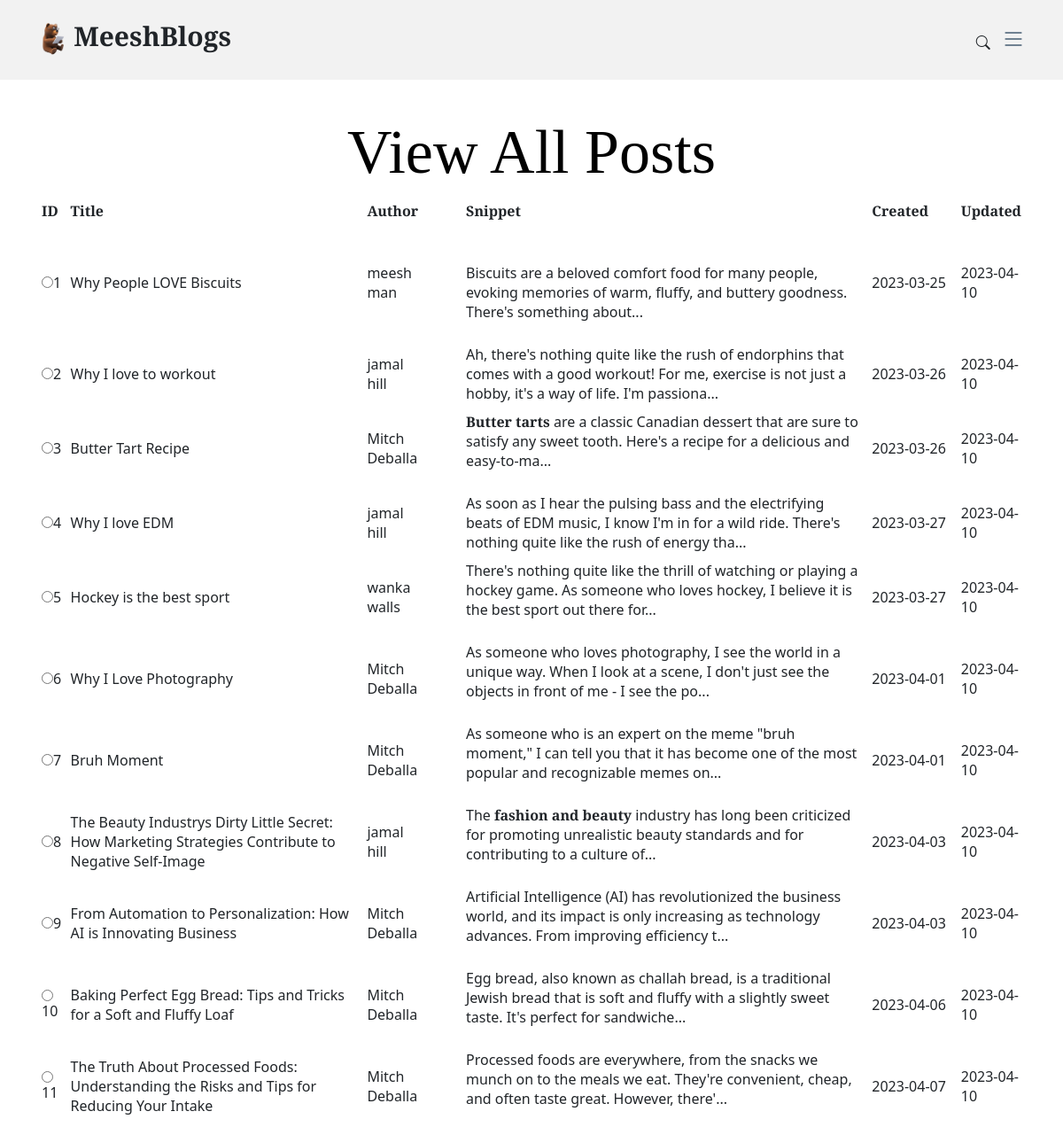
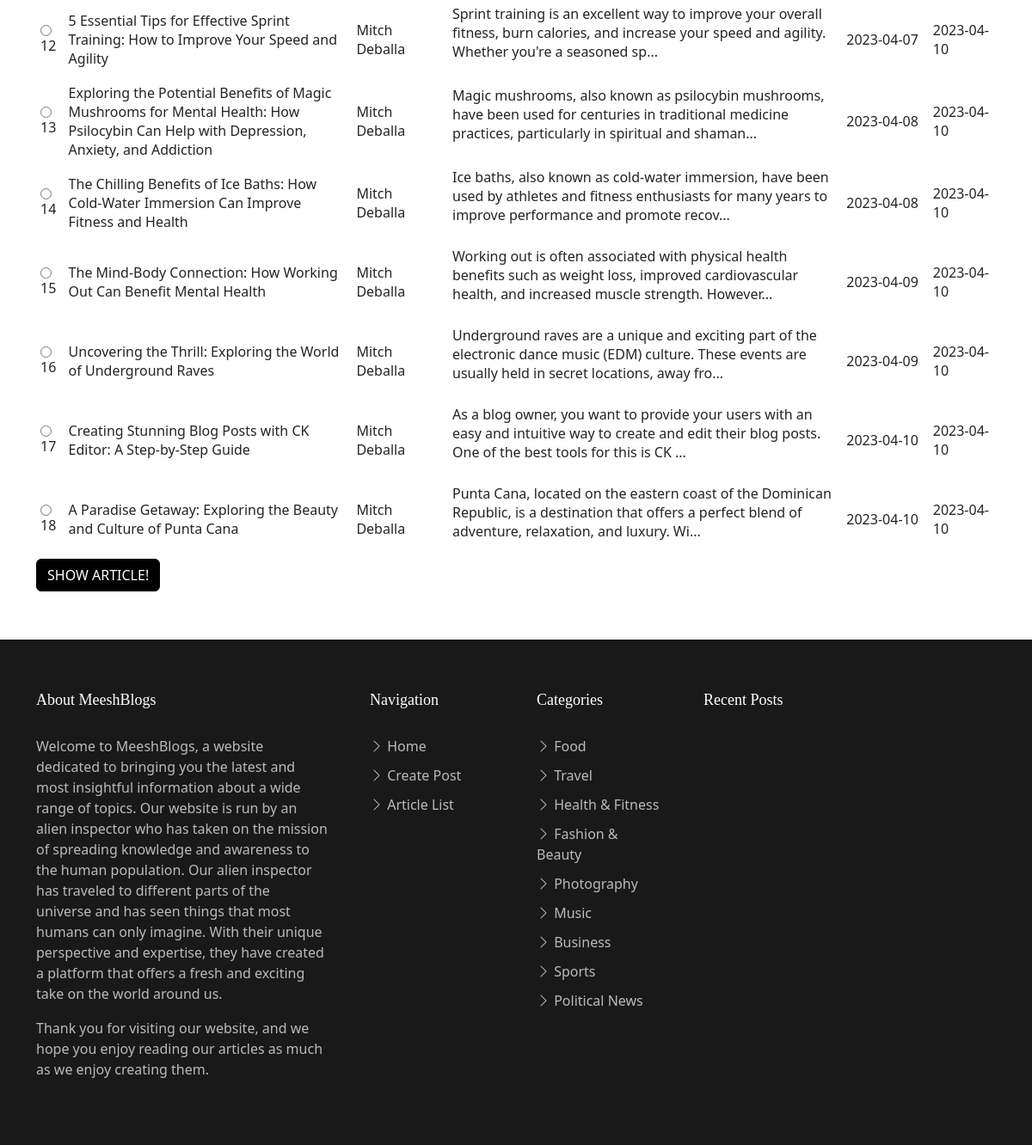
Page /fullarticlelist.php on the committed database (2 pictures, top to bottom).
### tables this page shows
CREATE TABLE `posts` (
  `post_id` int(11) NOT NULL,
  `author_id` int(11) NOT NULL,
  `category_id` int(11) NOT NULL,
  `title` text NOT NULL,
  `content` longtext NOT NULL,
  `postCreated` timestamp NOT NULL DEFAULT current_timestamp(),
  `postUpdated` timestamp NOT NULL DEFAULT current_timestamp() ON UPDATE current_timestamp(),
  `publish_stat` varchar(3) NOT NULL,
  `view_count` int(9) NOT NULL
);

CREATE TABLE `users` (
  `user_id` int(11) NOT NULL,
  `fname` varchar(30) NOT NULL,
  `sname` varchar(30) NOT NULL,
  `email` varchar(50) NOT NULL,
  `dob` date NOT NULL,
  `username` varchar(30) NOT NULL,
  `password` varchar(256) NOT NULL,
  `level` int(11) NOT NULL,
  `registerDate` timestamp NOT NULL DEFAULT current_timestamp(),
  `lastLogin` timestamp NOT NULL DEFAULT current_timestamp() ON UPDATE current_timestamp(),
  `status` varchar(8) NOT NULL
);

### fullarticlelist.php (the view, shortened to what this page needs)
<?php
if (isset($_SESSION['username'])) {
   if ($_SESSION['level'] == '1') {
      $header = '<header id="header" class="header d-flex align-items-center fixed-top">
    <div class="container-fluid container-xl d-flex align-items-center justify-content-between">
      <a href="index.php" class="logo d-flex align-items-center">
        <img src="imgs/logo.png" alt="">
        <h1>MeeshBlogs</h1>
      </a>
      <nav id="navbar" class="navbar">
        <ul>
          <li><a href="index.php">Home</a></li>
          <li><a href="create-post.php">Create Post</a></li>
          <li><a href="logout.php">Logout</a></li>
          <li><a href="manageaccount.php">Manage Account</a></li>
        </ul>
      </nav>
      <div class="position-relative">
        <a href="#" class="mx-2 js-search-open"><span class="bi-search"></span></a>
        <i class="bi bi-list mobile-nav-toggle"></i>
        <div class="search-form-wrap js-search-form-wrap">
          <form action="search-result.html" class="search-form">
            <span class="icon bi-search"></span>
            <input type="text" placeholder="Search" class="form-control" />
            <button class="btn js-search-close">
              <span class="bi-x"></span>
            </button>
          </form>
        </div>
      </div>
    </div>
  </header>';
   } else {
      $header = '  <header id="header" class="header d-flex align-items-center fixed-top">
    <div class="container-fluid container-xl d-flex align-items-center justify-content-between">
      <a href="index.php" class="logo d-flex align-items-center">
        <img src="imgs/logo.png" alt="">
        <h1>MeeshBlogs</h1>
      </a>
      <nav id="navbar" class="navbar">
        <ul>
          <li><a href="index.php">Home</a></li>
          <li><a href="create-post.php">Create Post</a></li>
          <li><a href="logout.php">Logout</a></li>
          <li><a href="admin.php">Admin</a></li>
        </ul>
      </nav>
      <div class="position-relative">
        <a href="#" class="mx-2 js-search-open"><span class="bi-search"></span></a>
        <i class="bi bi-list mobile-nav-toggle"></i>
        <div class="search-form-wrap js-search-form-wrap">
          <form action="search-result.html" class="search-form">
            <span class="icon bi-search"></span>
            <input type="text" placeholder="Search" class="form-control" />
            <button class="btn js-search-close">
              <span class="bi-x"></span>
            </button>
          </form>
        </div>
      </div>
    </div>
  </header>';
   }
} else {
   $header = '  <header id="header" class="header d-flex align-items-center fixed-top">
  <div class="container-fluid container-xl d-flex align-items-center justify-content-between">
    <a href="index.php" class="logo d-flex align-items-center">
      <img src="imgs/logo.png" alt="">
      <h1>MeeshBlogs</h1>
    </a>
    <nav id="navbar" class="navbar">
      <ul>
        <li><a href="index.php">Home</a></li>
        <li><a href="login.php">Login</a></li>
        <li><a href="register.php">Register</a></li>
      </ul>
    </nav>
    <div class="position-relative">
      <a href="#" class="mx-2 js-search-open"><span class="bi-search"></span></a>
      <i class="bi bi-list mobile-nav-toggle"></i>
      <div class="search-form-wrap js-search-form-wrap">
        <form action="search-result.html" class="search-form">
          <span class="icon bi-search"></span>
          <input type="text" placeholder="Search" class="form-control" />
          <button class="btn js-search-close">
            <span class="bi-x"></span>
          </button>
        </form>
      </div>
    </div>
  </div>
</header>';
}
require('dbc.php');
$query2 = "SELECT posts.post_id, posts.author_id, posts.title, posts.content, posts.postCreated, posts.postUpdated, posts.publish_stat, users.fname, users.sname
FROM `posts` JOIN users ON posts.author_id = users.user_id ORDER BY posts.post_id ASC;";
$result2 = mysqli_query($conn, $query2) or die("Bad query");
?>
<html lang="en">
<head>
   <link href="assets/vendor/bootstrap/css/bootstrap.min.css" rel="stylesheet" />
   <link href="assets/vendor/bootstrap-icons/bootstrap-icons.css" rel="stylesheet" />
   <link href="assets/vendor/swiper/swiper-bundle.min.css" rel="stylesheet" />
   <link href="assets/vendor/glightbox/css/glightbox.min.css" rel="stylesheet" />
   <link href="assets/vendor/aos/aos.css" rel="stylesheet" />
   <link href="assets/css/variables.css" rel="stylesheet" />
   <link href="assets/css/main.css" rel="stylesheet" />
</head>
<body>
   <?php echo $header; ?>
   <main id="main">
      <section>
         <div class="container">
            <div class="row">
               <div data-aos="fade-up">
                  <div class="text-center">
                     <h1 class="page-title">View All Posts</h1>
                  </div>
                  <form method="GET" action="singlearticle.php">
                     <table id="articles" width=100% cellpadding="5px">
                        <thead>
                           <tr>
                              <th> ID </th>
                              <th> Title </th>
                              <th> Author </th>
                              <th> Snippet </th>
                              <th> Created </th>
                              <th> Updated </th>
                           </tr>
                        </thead>
                        <tbody>
                           <?php
                           while ($row2 = mysqli_fetch_array($result2)) {
                              $publish_stat = $row2['publish_stat'];
                              if ($publish_stat == "Yes") {
                                 $post_id2 = $row2['post_id'];
                                 $postidbutton = "<input type = 'radio' name = 'postid' id = 'postid' value = '$post_id2'>";
                           ?>
                                 <tr>
                                    <td> <?php echo $postidbutton . $post_id2; ?> </td>
                                    <td style="width:30%"> <?php echo $row2['title']; ?> </td>
                                    <td style="width:10%"> <?php echo $row2['fname'] . "<br>" . $row2['sname']; ?> </td>
                                    <td> <?php echo substr($row2['content'], 0, 76) . substr($row2['content'], 76, 80) . "..."; ?> </td>
                                    <td style="width:9%"> <?php echo substr($row2['postCreated'], 0, 10); ?> </td>
                                    <td style="width:7%"> <?php echo substr($row2['postUpdated'], 0, 10); ?> </td>
                                 </tr>
                           <?php
                              } else {
                              }
                           }
                           ?>
                        </tbody>
                     </table>
                     <div class=" col-12">
                        <input type="submit" name="category" class="btn btn-primary" value="SHOW ARTICLE!" />
                     </div>
                  </form>
               </div>
            </div>
         </div>
      </section>
   </main>
   <footer id="footer" class="footer">
      <div class="footer-content">
         <div class="container">
            <div class="row g-5">
               <div class="col-lg-4">
                  <h3 class="footer-heading">About MeeshBlogs</h3>
                  <p>
                     Welcome to MeeshBlogs, a website dedicated to bringing you the latest and most insightful information about a wide range of topics. Our website is run by an alien inspector who has taken on the mission of spreading knowledge and awareness to the human population.
                     Our alien inspector has traveled to different parts of the universe and has seen things that most humans can only imagine. With their unique perspective and expertise, they have created a platform that offers a fresh and exciting take on the world around us.
                  </p>
                  <p>
                     Thank you for visiting our website, and we hope you enjoy reading our articles as much as we enjoy creating them.
                  </p>
               </div>
               <div class="col-6 col-lg-2">
                  <h3 class="footer-heading">Navigation</h3>
                  <ul class="footer-links list-unstyled">
                     <li>
                        <a href="index.php"><i class="bi bi-chevron-right"></i> Home</a>
                     </li>
                     <li>
                        <a href="create-post.php"><i class="bi bi-chevron-right"></i> Create Post</a>
                     </li>
                     <li>
                        <a href="fullarticlelist.php"><i class="bi bi-chevron-right"></i> Article List</a>
                     </li>
                  </ul>
               </div>
               <div class="col-6 col-lg-2">
                  <h3 class="footer-heading">Categories</h3>
                  <ul class="footer-links list-unstyled">
                     <li>
                        <a href="articlelist.php?categoryid=1"><i class="bi bi-chevron-right"></i> Food</a>
                     </li>
                     <li>
                        <a href="articlelist.php?categoryid=2"><i class="bi bi-chevron-right"></i> Travel</a>
                     </li>
                     <li>
                        <a href="articlelist.php?categoryid=3"><i class="bi bi-chevron-right"></i> Health & Fitness</a>
                     </li>
                     <li>
                        <a href="articlelist.php?categoryid=4"><i class="bi bi-chevron-right"></i> Fashion & Beauty</a>
                     </li>
                     <li>
                        <a href="articlelist.php?categoryid=5"><i class="bi bi-chevron-right"></i> Photography</a>
                     </li>
                     <li>
                        <a href="articlelist.php?categoryid=6"><i class="bi bi-chevron-right"></i> Music</a>
                     </li>
                     <li>
                        <a href="articlelist.php?categoryid=7"><i class="bi bi-chevron-right"></i> Business</a>
                     </li>
                     <li>
                        <a href="articlelist.php?categoryid=8"><i class="bi bi-chevron-right"></i> Sports</a>
                     </li>
                     <li>
                        <a href="articlelist.php?categoryid=9"><i class="bi bi-chevron-right"></i> Political News</a>
                     </li>
                  </ul>
               </div>
               <div class="col-lg-4">
                  <h3 class="footer-heading">Recent Posts</h3>
               </div>
            </div>
         </div>
      </div>
</body>
</html>

### assets/css/variables.css (style rules this page uses)
:root { --font-default: 'EB Garamond', system-ui, -apple-system, "Segoe UI", Roboto, "Helvetica Neue", Arial, "Noto Sans", "Liberation Sans", sans-serif, "Apple Color Emoji", "Segoe UI Emoji", "Segoe UI Symbol", "Noto Color Emoji"; --font-primary: 'EB Garamond', serif; --font-secondary: 'Inter', sans-serif; --color-default: #212529; --color-default-rgb: 33, 37, 41; --color-links: #212529; --color-links-hover: #15171a; --color-primary: #212529; --color-primary-light: #26282c; --color-primary-dark: #0b0c0e; --color-primary-rgb: 33, 37, 41; --color-primary-light-rgb: 38, 40, 44; --color-primary-dark-rgb: 11, 12, 14; --color-secondary: #596d80; --color-secondary-light: #8498aa; --color-secondary-dark: #404f5c; --color-secondary-rgb: 89, 109, 128; --color-secondary-light-rgb: 132, 152, 170; --color-secondary-dark-rgb: 64, 79, 92; --color-blue: #0d6efd; --color-blue-rgb: 13, 110, 253; --color-indigo: #6610f2; --color-indigo-rgb: 102, 16, 242; --color-purple: #6f42c1; --color-purple-rgb: 111, 66, 193; --color-pink: #f3268c; --color-pink-rgb: 243, 38, 140; --color-red: #df1529; --color-red-rgb: 223, 21, 4; --color-orange: #fd7e14; --color-orange-rgb: 253, 126, 20; --color-yellow: #ffc107; --color-yellow-rgb: 255, 193, 7; --color-green: #059652; --color-green-rgb: 5, 150, 82; --color-teal: #20c997; --color-teal-rgb: 32, 201, 151; --color-cyan: #0dcaf0; --color-cyan-rgb: 13, 202, 240; --color-white: #ffffff; --color-white-rgb: 255, 255, 255; --color-gray: #6c757d; --color-gray-rgb: 108, 117, 125; --color-black: #000000; --color-black-rgb: 0, 0, 0; }
:root { --bs-blue: var(--color-blue); --bs-indigo: var(--color-indigo); --bs-purple: var(--color-purple); --bs-pink: var(--color-pink); --bs-red: var(--color-red); --bs-orange: var(--color-orange); --bs-yellow: var(--color-yellow); --bs-green: var(--color-green); --bs-teal: var(--color-teal); --bs-cyan: var(--color-cyan); --bs-white: var(--color-white); --bs-gray: var(--color-gray); --bs-gray-dark: #343a40; --bs-gray-100: #f8f9fa; --bs-gray-200: #e9ecef; --bs-gray-300: #dee2e6; --bs-gray-400: #ced4da; --bs-gray-500: #adb5bd; --bs-gray-600: #6c757d; --bs-gray-700: #495057; --bs-gray-800: #343a40; --bs-gray-900: #212529; --bs-primary: var(--color-blue); --bs-secondary: var(--color-blue); --bs-success: #198754; --bs-info: #0dcaf0; --bs-warning: #ffc107; --bs-danger: #dc3545; --bs-light: #f8f9fa; --bs-dark: #212529; --bs-primary-rgb: var(--color-primary-rgb); --bs-secondary-rgb: var(--color-secondary-rgb); --bs-success-rgb: 25, 135, 84; --bs-info-rgb: 13, 202, 240; --bs-warning-rgb: 255, 193, 7; --bs-danger-rgb: 220, 53, 69; --bs-light-rgb: 248, 249, 250; --bs-dark-rgb: 33, 37, 41; --bs-white-rgb: var(--color-white-rgb); --bs-black-rgb: var(--color-black-rgb); --bs-body-color-rgb: var(--color-default-rgb); --bs-body-bg-rgb: 255, 255, 255; --bs-font-sans-serif: var(--font-default); --bs-font-monospace: SFMono-Regular, Menlo, Monaco, Consolas, "Liberation Mono", "Courier New", monospace; --bs-gradient: linear-gradient(180deg, rgba(255, 255, 255, 0.15), rgba(255, 255, 255, 0)); --bs-body-font-family: var(--font-default); --bs-body-font-size: 1rem; --bs-body-font-weight: 400; --bs-body-line-height: 1.5; --bs-body-color: var(--color-default); --bs-body-bg: #fff; }

### rows in the picture
posts: post_id "1", title "Why People LOVE Biscuits", author.fname "meesh", author.sname "man", content "Biscuits are a beloved comfort food for many people, evo", content "king memories of warm, fluffy, and buttery goodness. There's something about", postCreated "2023-03-25", postUpdated "2023-04-10"
posts: post_id "2", title "Why I love to workout", author.fname "jamal", author.sname "hill", content "Ah, there's nothing quite like the rush of endorphins that comes with a good", content "workout! For me, exercise is not just a hobby, it's a way of life. I'm passiona", postCreated "2023-03-26", postUpdated "2023-04-10"
posts: post_id "3", title "Butter Tart Recipe", author.fname "Mitch", author.sname "Deballa", content "Butter tarts are a classic Canadian dessert that are sur", content "e to satisfy any sweet tooth. Here's a recipe for a delicious and easy-to-ma", postCreated "2023-03-26", postUpdated "2023-04-10"
posts: post_id "4", title "Why I love EDM", author.fname "jamal", author.sname "hill", content "As soon as I hear the pulsing bass and the electrifying beats of EDM music,", content "I know I'm in for a wild ride. There's nothing quite like the rush of energy tha", postCreated "2023-03-27", postUpdated "2023-04-10"
posts: post_id "5", title "Hockey is the best sport", author.fname "wanka", author.sname "walls", content "There's nothing quite like the thrill of watching or playing a hockey", content "game. As someone who loves hockey, I believe it is the best sport out there for", postCreated "2023-03-27", postUpdated "2023-04-10"
posts: post_id "6", title "Why I Love Photography", author.fname "Mitch", author.sname "Deballa", content "As someone who loves photography, I see the world in a unique way. When I", content "look at a scene, I don't just see the objects in front of me - I see the po", postCreated "2023-04-01", postUpdated "2023-04-10"
posts: post_id "7", title "Bruh Moment", author.fname "Mitch", author.sname "Deballa", content "As someone who is an expert on the meme \"bruh moment,\" I c", content "an tell you that it has become one of the most popular and recognizable memes on", postCreated "2023-04-01", postUpdated "2023-04-10"
posts: post_id "8", title "The Beauty Industrys Dirty Little Secret: How Marketing Strategies Contribute to Negative Self-Image", author.fname "jamal", author.sname "hill", content "The fashion and beauty industry has long been criticized", content "for promoting unrealistic beauty standards and for contributing to a culture of", postCreated "2023-04-03", postUpdated "2023-04-10"
posts: post_id "9", title "From Automation to Personalization: How AI is Innovating Business", author.fname "Mitch", author.sname "Deballa", content "Artificial Intelligence (AI) has revolutionized the business world, and i", content "ts impact is only increasing as technology advances. From improving efficiency t", postCreated "2023-04-03", postUpdated "2023-04-10"
posts: post_id "10", title "Baking Perfect Egg Bread: Tips and Tricks for a Soft and Fluffy Loaf", author.fname "Mitch", author.sname "Deballa", content "Egg bread, also known as challah bread, is a traditional Jewish bread tha", content "t is soft and fluffy with a slightly sweet taste. It's perfect for sandwiche", postCreated "2023-04-06", postUpdated "2023-04-10"
posts: post_id "11", title "The Truth About Processed Foods: Understanding the Risks and Tips for Reducing Your Intake", author.fname "Mitch", author.sname "Deballa", content "Processed foods are everywhere, from the snacks we munch on to the meals", content "we eat. They're convenient, cheap, and often taste great. However, there'", postCreated "2023-04-07", postUpdated "2023-04-10"
posts: post_id "12", title "5 Essential Tips for Effective Sprint Training: How to Improve Your Speed and Agility", author.fname "Mitch", author.sname "Deballa", content "Sprint training is an excellent way to improve your overall fitness, burn", content "calories, and increase your speed and agility. Whether you're a seasoned sp", postCreated "2023-04-07", postUpdated "2023-04-10"
posts: post_id "13", title "Exploring the Potential Benefits of Magic Mushrooms for Mental Health: How Psilocybin Can Help with Depression, Anxiety, and Addiction", author.fname "Mitch", author.sname "Deballa", content "Magic mushrooms, also known as psilocybin mushrooms, have been used for c", content "enturies in traditional medicine practices, particularly in spiritual and shaman", postCreated "2023-04-08", postUpdated "2023-04-10"
posts: post_id "14", title "The Chilling Benefits of Ice Baths: How Cold-Water Immersion Can Improve Fitness and Health", author.fname "Mitch", author.sname "Deballa", content "Ice baths, also known as cold-water immersion, have been used by athletes", content "and fitness enthusiasts for many years to improve performance and promote recov", postCreated "2023-04-08", postUpdated "2023-04-10"
posts: post_id "15", title "The Mind-Body Connection: How Working Out Can Benefit Mental Health", author.fname "Mitch", author.sname "Deballa", content "Working out is often associated with physical health benefits such as wei", content "ght loss, improved cardiovascular health, and increased muscle strength. However", postCreated "2023-04-09", postUpdated "2023-04-10"
posts: post_id "16", title "Uncovering the Thrill: Exploring the World of Underground Raves", author.fname "Mitch", author.sname "Deballa", content "Underground raves are a unique and exciting part of the electronic dance", content "music (EDM) culture. These events are usually held in secret locations, away fro", postCreated "2023-04-09", postUpdated "2023-04-10"
posts: post_id "17", title "Creating Stunning Blog Posts with CK Editor: A Step-by-Step Guide", author.fname "Mitch", author.sname "Deballa", content "As a blog owner, you want to provide your users with an easy and intuitiv", content "e way to create and edit their blog posts. One of the best tools for this is CK", postCreated "2023-04-10", postUpdated "2023-04-10"
posts: post_id "18", title "A Paradise Getaway: Exploring the Beauty and Culture of Punta Cana", author.fname "Mitch", author.sname "Deballa", content "Punta Cana, located on the eastern coast of the Dominican Republic, is a", content "destination that offers a perfect blend of adventure, relaxation, and luxury. Wi", postCreated "2023-04-10", postUpdated "2023-04-10"
